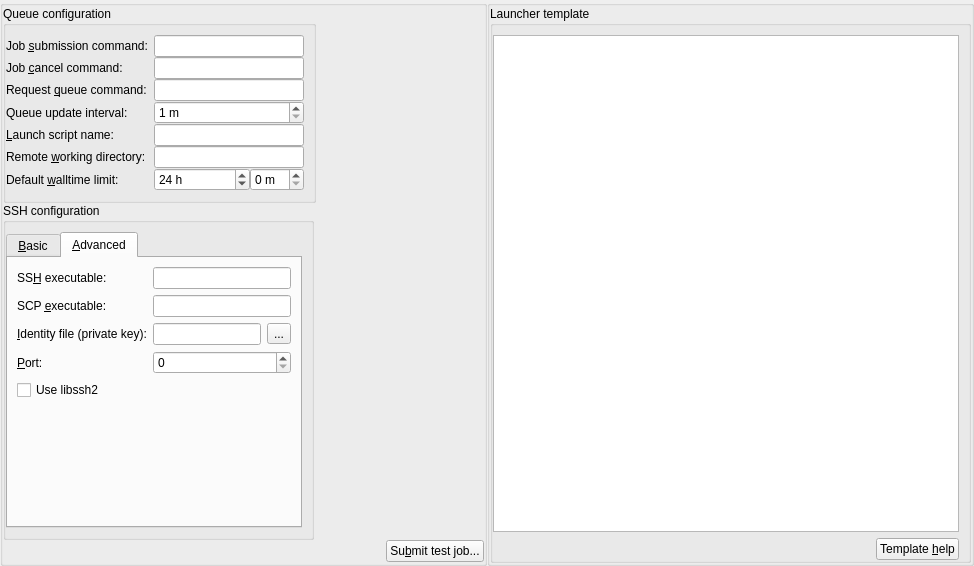
<?xml version="1.0" encoding="UTF-8"?>
<ui version="4.0">
 <class>RemoteQueueWidget</class>
 <widget class="QWidget" name="RemoteQueueWidget">
  <property name="geometry">
   <rect>
    <x>0</x>
    <y>0</y>
    <width>974</width>
    <height>566</height>
   </rect>
  </property>
  <property name="windowTitle">
   <string>Form</string>
  </property>
  <layout class="QGridLayout" name="gridLayout">
   <property name="margin">
    <number>0</number>
   </property>
   <property name="spacing">
    <number>0</number>
   </property>
   <item row="0" column="0">
    <widget class="QGroupBox" name="groupBox1">
     <layout class="QVBoxLayout">
      <property name="spacing">
       <number>0</number>
      </property>
      <property name="margin">
       <number>0</number>
      </property>
      <item>
       <widget class="QGroupBox" name="groupBox2">
        <property name="sizePolicy">
         <sizepolicy hsizetype="Maximum" vsizetype="Preferred">
          <horstretch>0</horstretch>
          <verstretch>0</verstretch>
         </sizepolicy>
        </property>
        <property name="title">
         <string>Queue configuration</string>
        </property>
        <layout class="QFormLayout">
         <property name="fieldGrowthPolicy">
          <enum>QFormLayout::ExpandingFieldsGrow</enum>
         </property>
         <property name="verticalSpacing">
          <number>0</number>
         </property>
         <property name="leftMargin">
          <number>0</number>
         </property>
         <item row="0" column="0">
          <widget class="QLabel" name="label1">
           <property name="text">
            <string>Job &amp;submission command:</string>
           </property>
           <property name="buddy">
            <cstring>edit_submissionCommand</cstring>
           </property>
          </widget>
         </item>
         <item row="0" column="1">
          <widget class="QLineEdit" name="edit_submissionCommand">
           <property name="minimumSize">
            <size>
             <width>150</width>
             <height>0</height>
            </size>
           </property>
          </widget>
         </item>
         <item row="2" column="0">
          <widget class="QLabel" name="label2">
           <property name="text">
            <string>Request &amp;queue command:</string>
           </property>
           <property name="buddy">
            <cstring>edit_requestQueueCommand</cstring>
           </property>
          </widget>
         </item>
         <item row="2" column="1">
          <widget class="QLineEdit" name="edit_requestQueueCommand"/>
         </item>
         <item row="4" column="0">
          <widget class="QLabel" name="label3">
           <property name="text">
            <string>&amp;Launch script name:</string>
           </property>
           <property name="buddy">
            <cstring>edit_launchScriptName</cstring>
           </property>
          </widget>
         </item>
         <item row="4" column="1">
          <widget class="QLineEdit" name="edit_launchScriptName"/>
         </item>
         <item row="6" column="0">
          <widget class="QLabel" name="label4">
           <property name="text">
            <string>Remote &amp;working directory:</string>
           </property>
           <property name="buddy">
            <cstring>edit_workingDirectoryBase</cstring>
           </property>
          </widget>
         </item>
         <item row="6" column="1">
          <widget class="QLineEdit" name="edit_workingDirectoryBase"/>
         </item>
         <item row="1" column="0">
          <widget class="QLabel" name="label5">
           <property name="text">
            <string>Job &amp;cancel command:</string>
           </property>
           <property name="buddy">
            <cstring>edit_killCommand</cstring>
           </property>
          </widget>
         </item>
         <item row="1" column="1">
          <widget class="QLineEdit" name="edit_killCommand"/>
         </item>
         <item row="7" column="0">
          <widget class="QLabel" name="label">
           <property name="text">
            <string>Default &amp;walltime limit:</string>
           </property>
           <property name="buddy">
            <cstring>wallTimeHours</cstring>
           </property>
          </widget>
         </item>
         <item row="7" column="1">
          <layout class="QHBoxLayout" name="horizontalLayout_2">
           <item>
            <widget class="QSpinBox" name="wallTimeHours">
             <property name="sizePolicy">
              <sizepolicy hsizetype="Expanding" vsizetype="Fixed">
               <horstretch>0</horstretch>
               <verstretch>0</verstretch>
              </sizepolicy>
             </property>
             <property name="suffix">
              <string> h</string>
             </property>
             <property name="maximum">
              <number>2000</number>
             </property>
             <property name="value">
              <number>24</number>
             </property>
            </widget>
           </item>
           <item>
            <widget class="QSpinBox" name="wallTimeMinutes">
             <property name="suffix">
              <string> m</string>
             </property>
             <property name="maximum">
              <number>59</number>
             </property>
            </widget>
           </item>
          </layout>
         </item>
         <item row="3" column="0">
          <widget class="QLabel" name="label6">
           <property name="text">
            <string>Queue update interval:</string>
           </property>
          </widget>
         </item>
         <item row="3" column="1">
          <widget class="QSpinBox" name="updateIntervalSpin">
           <property name="sizePolicy">
            <sizepolicy hsizetype="Expanding" vsizetype="Fixed">
             <horstretch>0</horstretch>
             <verstretch>0</verstretch>
            </sizepolicy>
           </property>
           <property name="suffix">
            <string> m</string>
           </property>
           <property name="minimum">
            <number>1</number>
           </property>
           <property name="maximum">
            <number>120</number>
           </property>
          </widget>
         </item>
        </layout>
       </widget>
      </item>
      <item>
       <widget class="QGroupBox" name="groupBox3">
        <property name="sizePolicy">
         <sizepolicy hsizetype="Maximum" vsizetype="Preferred">
          <horstretch>0</horstretch>
          <verstretch>0</verstretch>
         </sizepolicy>
        </property>
        <property name="title">
         <string>SSH configuration</string>
        </property>
        <layout class="QHBoxLayout">
         <property name="leftMargin">
          <number>0</number>
         </property>
         <property name="topMargin">
          <number>9</number>
         </property>
         <property name="rightMargin">
          <number>9</number>
         </property>
         <property name="bottomMargin">
          <number>9</number>
         </property>
         <item>
          <widget class="QTabWidget" name="sshTabWidget">
           <property name="currentIndex">
            <number>1</number>
           </property>
           <widget class="QWidget" name="sshBasicTab">
            <attribute name="title">
             <string>&amp;Basic</string>
            </attribute>
            <layout class="QFormLayout">
             <property name="fieldGrowthPolicy">
              <enum>QFormLayout::AllNonFixedFieldsGrow</enum>
             </property>
             <item row="2" column="0">
              <widget class="QLabel" name="label7">
               <property name="text">
                <string>&amp;Hostname:</string>
               </property>
               <property name="buddy">
                <cstring>editHostName</cstring>
               </property>
              </widget>
             </item>
             <item row="2" column="1">
              <widget class="QLineEdit" name="editHostName"/>
             </item>
             <item row="3" column="0">
              <widget class="QLabel" name="label8">
               <property name="text">
                <string>&amp;User:</string>
               </property>
               <property name="buddy">
                <cstring>editUserName</cstring>
               </property>
              </widget>
             </item>
             <item row="3" column="1">
              <widget class="QLineEdit" name="editUserName"/>
             </item>
             <item row="4" column="1">
              <layout class="QHBoxLayout">
               <item>
                <spacer name="horizontalSpacer">
                 <property name="orientation">
                  <enum>Qt::Horizontal</enum>
                 </property>
                 <property name="sizeHint" stdset="0">
                  <size>
                   <width>70</width>
                   <height>20</height>
                  </size>
                 </property>
                </spacer>
               </item>
               <item>
                <widget class="QPushButton" name="pushTestConnection">
                 <property name="text">
                  <string>Test C&amp;onnection...</string>
                 </property>
                </widget>
               </item>
              </layout>
             </item>
            </layout>
           </widget>
           <widget class="QWidget" name="sshAdvanced">
            <attribute name="title">
             <string>&amp;Advanced</string>
            </attribute>
            <layout class="QFormLayout">
             <property name="fieldGrowthPolicy">
              <enum>QFormLayout::AllNonFixedFieldsGrow</enum>
             </property>
             <item row="1" column="0">
              <widget class="QLabel" name="label9">
               <property name="text">
                <string>SCP &amp;executable:</string>
               </property>
               <property name="buddy">
                <cstring>scpExecutableEdit</cstring>
               </property>
              </widget>
             </item>
             <item row="1" column="1">
              <widget class="QLineEdit" name="scpExecutableEdit"/>
             </item>
             <item row="4" column="0">
              <widget class="QLabel" name="label10">
               <property name="text">
                <string>&amp;Identity file (private key):</string>
               </property>
               <property name="buddy">
                <cstring>editIdentityFile</cstring>
               </property>
              </widget>
             </item>
             <item row="4" column="1">
              <layout class="QHBoxLayout" name="horizontalLayout">
               <item>
                <widget class="QLineEdit" name="editIdentityFile"/>
               </item>
               <item>
                <widget class="QToolButton" name="fileButton">
                 <property name="text">
                  <string>...</string>
                 </property>
                </widget>
               </item>
              </layout>
             </item>
             <item row="5" column="0">
              <widget class="QLabel" name="label11">
               <property name="text">
                <string>&amp;Port:</string>
               </property>
               <property name="buddy">
                <cstring>spinSshPort</cstring>
               </property>
              </widget>
             </item>
             <item row="5" column="1">
              <layout class="QHBoxLayout" name="keyFileLayout">
               <item>
                <widget class="QSpinBox" name="spinSshPort"/>
               </item>
              </layout>
             </item>
             <item row="0" column="1">
              <widget class="QLineEdit" name="sshExecutableEdit"/>
             </item>
             <item row="0" column="0">
              <widget class="QLabel" name="label12">
               <property name="text">
                <string>SS&amp;H executable:</string>
               </property>
               <property name="buddy">
                <cstring>sshExecutableEdit</cstring>
               </property>
              </widget>
             </item>
             <item row="6" column="0">
              <widget class="QCheckBox" name="useLibSsh2CheckBox">
               <property name="text">
                <string>Use libssh2</string>
               </property>
              </widget>
             </item>
            </layout>
           </widget>
          </widget>
         </item>
        </layout>
       </widget>
      </item>
      <item>
       <layout class="QHBoxLayout" name="horizontalLayout_3">
        <property name="bottomMargin">
         <number>1</number>
        </property>
        <item>
         <spacer name="horizontalSpacer_2">
          <property name="orientation">
           <enum>Qt::Horizontal</enum>
          </property>
          <property name="sizeHint" stdset="0">
           <size>
            <width>40</width>
            <height>20</height>
           </size>
          </property>
         </spacer>
        </item>
        <item>
         <widget class="QPushButton" name="push_sleepTest">
          <property name="text">
           <string>Su&amp;bmit test job...</string>
          </property>
         </widget>
        </item>
       </layout>
      </item>
     </layout>
    </widget>
   </item>
   <item row="0" column="1">
    <widget class="QGroupBox" name="groupBox4">
     <layout class="QVBoxLayout">
      <property name="margin">
       <number>0</number>
      </property>
      <item>
       <widget class="QGroupBox" name="groupBox5">
        <property name="sizePolicy">
         <sizepolicy hsizetype="Expanding" vsizetype="Expanding">
          <horstretch>0</horstretch>
          <verstretch>0</verstretch>
         </sizepolicy>
        </property>
        <property name="title">
         <string>Launcher template</string>
        </property>
        <layout class="QGridLayout" name="gridLayout_3">
         <property name="leftMargin">
          <number>0</number>
         </property>
         <property name="topMargin">
          <number>9</number>
         </property>
         <property name="rightMargin">
          <number>9</number>
         </property>
         <property name="bottomMargin">
          <number>0</number>
         </property>
         <item row="1" column="2">
          <widget class="QPushButton" name="templateHelpButton">
           <property name="text">
            <string>Template &amp;help</string>
           </property>
          </widget>
         </item>
         <item row="1" column="1">
          <spacer name="horizontalSpacer_3">
           <property name="orientation">
            <enum>Qt::Horizontal</enum>
           </property>
           <property name="sizeHint" stdset="0">
            <size>
             <width>40</width>
             <height>20</height>
            </size>
           </property>
          </spacer>
         </item>
         <item row="0" column="0" colspan="3">
          <widget class="QPlainTextEdit" name="text_launchTemplate">
           <property name="sizePolicy">
            <sizepolicy hsizetype="Expanding" vsizetype="Expanding">
             <horstretch>0</horstretch>
             <verstretch>0</verstretch>
            </sizepolicy>
           </property>
           <property name="minimumSize">
            <size>
             <width>400</width>
             <height>400</height>
            </size>
           </property>
          </widget>
         </item>
        </layout>
        <zorder>text_launchTemplate</zorder>
        <zorder>templateHelpButton</zorder>
       </widget>
      </item>
     </layout>
    </widget>
   </item>
  </layout>
 </widget>
 <tabstops>
  <tabstop>edit_submissionCommand</tabstop>
  <tabstop>edit_killCommand</tabstop>
  <tabstop>edit_requestQueueCommand</tabstop>
  <tabstop>updateIntervalSpin</tabstop>
  <tabstop>edit_launchScriptName</tabstop>
  <tabstop>edit_workingDirectoryBase</tabstop>
  <tabstop>wallTimeHours</tabstop>
  <tabstop>wallTimeMinutes</tabstop>
  <tabstop>sshExecutableEdit</tabstop>
  <tabstop>scpExecutableEdit</tabstop>
  <tabstop>editHostName</tabstop>
  <tabstop>editUserName</tabstop>
  <tabstop>spinSshPort</tabstop>
  <tabstop>push_sleepTest</tabstop>
  <tabstop>text_launchTemplate</tabstop>
  <tabstop>templateHelpButton</tabstop>
 </tabstops>
 <resources/>
 <connections/>
</ui>
